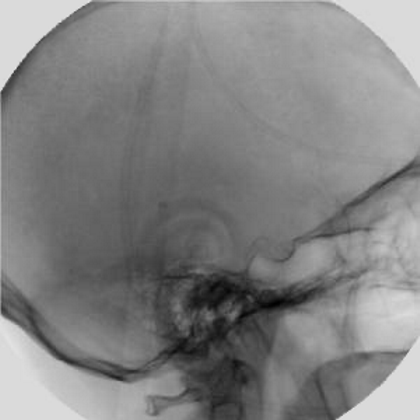
#> input picture Topico2/rx.png, 420 x 420 px, given in place of the camera
$ jupyter execute --allow-errors demo1-basics.ipynb   (shell and % lines are left out)   (older library calls are emulated)   (text cells are left out)
#> lines starting #> are read from the running program, lines starting #| are printed output that depends on the picture; pictures that were not available may be replaced by others from this repository, and a replacement may not be noted
[cell 1]
hello = "Hello, World! Este é um programa em Python."
print(hello)

[cell 2]
hello.split()

[cell 3]
from math import pi
r = 3.
2 * pi * r

#> (a cell that did not finish here is left out)

#> (a cell that did not finish here is left out)

#> (a cell that did not finish here is left out)

[cell 7]
#cheque funções especiais
# exemplos:
#    %load and %save - load/save code into/from IPython
#    %run- run a Python file inside IPython as a program
#    %who - list all interactive variables
#    %timeit - time execution of a Python statement or expression

[cell 8]
from random import random
random()

[cell 9]
# importar biblioteca de algébra linear e random
from scipy import linalg
from numpy.random import randn
import cv2
from matplotlib import pyplot as plt

#> (a cell that did not finish here is left out)

[cell 11]
capture = cv2.VideoCapture(0)
val, image = capture.read()
#> image is the input picture: shape (420, 420, 3); min 0, max 234, mean 130.7
val
#> Out = True

[cell 12]
plt.imshow(cv2.cvtColor(image, cv2.COLOR_BGR2RGB))
# as opencv loads in BGR format by default, we want to show it in RGB.
plt.axis("off")
plt.show()

[cell 13]
type(image)

[cell 14]
#reading Lenna
lenna = cv2.imread('lenna.png', cv2.IMREAD_GRAYSCALE)
#> lenna: shape (420, 420); min 0, max 234, mean 130.7
print(lenna.shape)
#| (420, 420)

[cell 15]
lenna.dtype

[cell 16]
lenna

[cell 17]
plt.imshow(lenna, cmap=plt.cm.gray)
plt.colorbar()
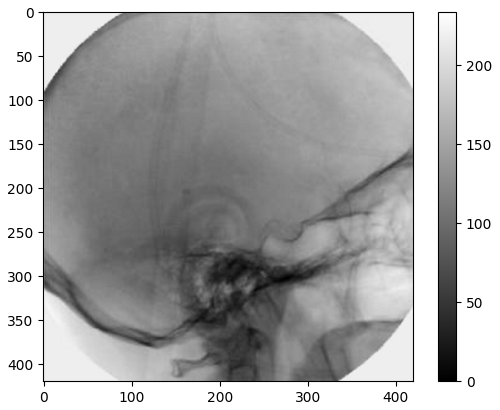
#> figure drawn by matplotlib, 2 panels

[cell 18]
mandrill = cv2.imread('mandrill.png')
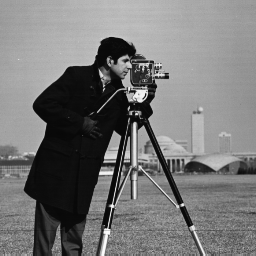
#> input picture Topico2/cameraman.png, 256 x 256 px, given in place of mandrill.png, which was not available
#> mandrill is the input picture: shape (256, 256, 3); min 7, max 253, mean 118.7
print(mandrill.shape)
#| (256, 256, 3)

[cell 19]
mandrill.dtype

[cell 20]
mandrill[2,3]
#> Out = [155, 155, 155]

[cell 21]
plt.imshow(cv2.cvtColor(mandrill, cv2.COLOR_BGR2RGB))
# as opencv loads in BGR format by default, we want to show it in RGB.
plt.axis("off")
plt.show()

[cell 22]
sobel = cv2.Sobel(lenna, cv2.CV_16SC1, 1, 1)
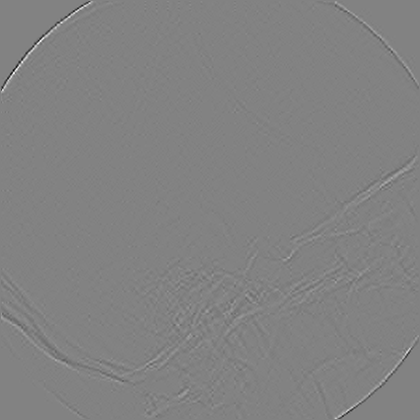
#> sobel: shape (420, 420) int16; min -147, max 141, mean 0; drawn with min black and max white
plt.imshow(sobel, cmap=plt.cm.viridis)
plt.colorbar()
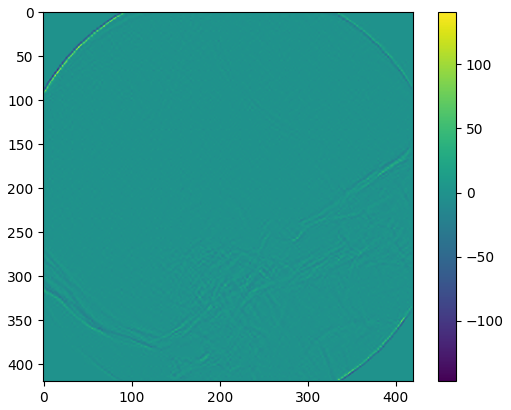
#> figure drawn by matplotlib, 2 panels

[cell 23]
import numpy as np
import scipy.io
from skimage import data, io, filters
from skimage.util import img_as_float
import pathlib
A = np.arange(100).reshape(10,10)
A

[cell 24]
A[3:10:2,5:9]

[cell 25]
A[0,0]  = 100
A

[cell 26]
# você pode copiar
B = A[0:3,0:3].copy()
B[0,0] = 128
B

[cell 27]
lenna > 128

[cell 28]
res = np.zeros_like(lenna)

[cell 29]
res

[cell 30]
res[lenna>128] = 255
res

[cell 31]
plt.subplot(1,2,1)
plt.imshow(lenna, cmap=plt.cm.gray)
plt.subplot(1,2,2)
plt.imshow(res, cmap=plt.cm.binary_r)
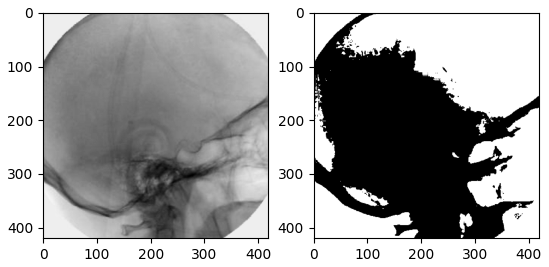
#> figure drawn by matplotlib, 2 panels

[cell 32]
I = cv2.imread('seeds-low.jpg', cv2.IMREAD_GRAYSCALE)
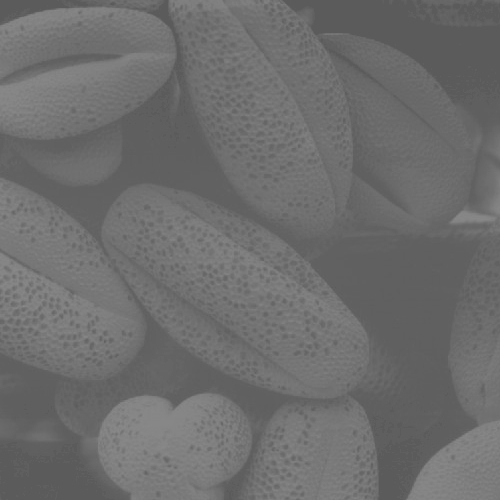
#> input picture Topico2/seeds-low.jpg, 500 x 500 px
#> I is the input picture: shape (500, 500); min 90, max 138, mean 109.1
plt.imshow(I, cmap=plt.cm.gray, vmin=0, vmax=255)
plt.colorbar()
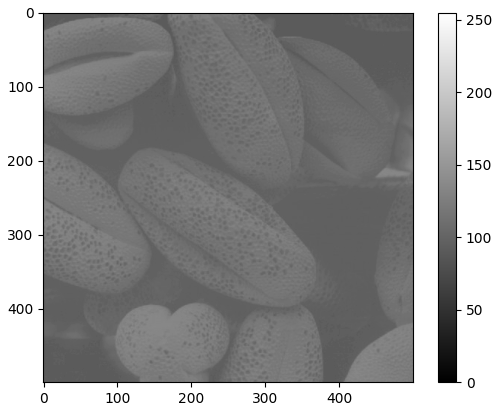
#> figure drawn by matplotlib, 2 panels

[cell 33]
mu_I = np.mean(I)
#> mu_I = 109.1
sigma_I = np.std(I)
#> sigma_I = 11.5
W_I = (I - mu_I)/sigma_I
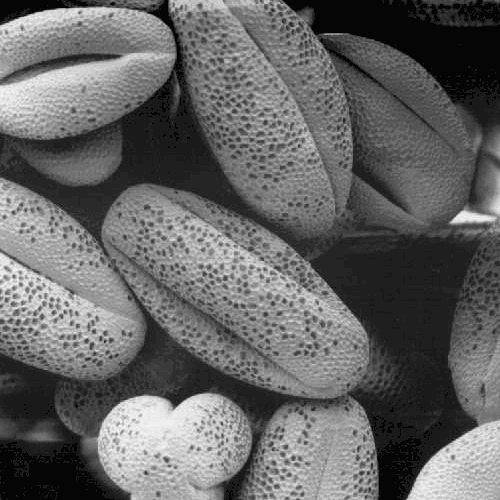
#> W_I: shape (500, 500) float64; min -1.66, max 2.52, mean -5.56e-16; drawn with min black and max white
plt.imshow(W_I, cmap=plt.cm.gray, vmin=0, vmax=255)
plt.colorbar()
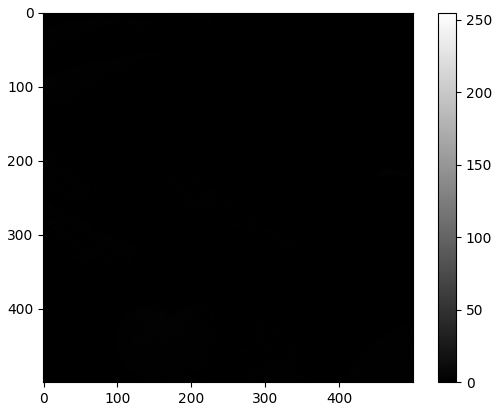
#> figure drawn by matplotlib, 2 panels

[cell 34]
W_I
# o intervalo da imagem mudou completamente

[cell 35]
delta_W = W_I.max() - W_I.min()
#> delta_W = 4.17
delta_W
#> Out = 4.17

[cell 36]
# re-escalonando para o intervalo uint8 [0,255]
W_uint8 = np.array(255./delta_W * (W_I - W_I.min()), dtype=np.uint8)
plt.imshow(W_uint8, cmap=plt.cm.gray, vmin=0, vmax=255)
plt.colorbar()
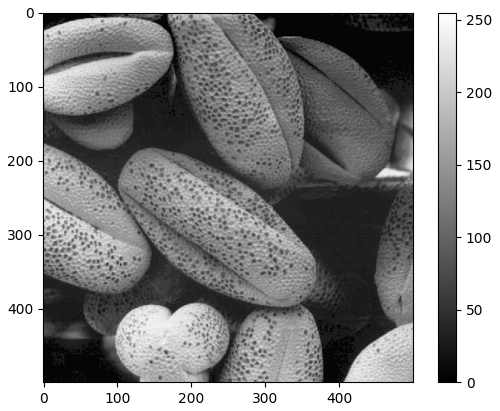
#> figure drawn by matplotlib, 2 panels
